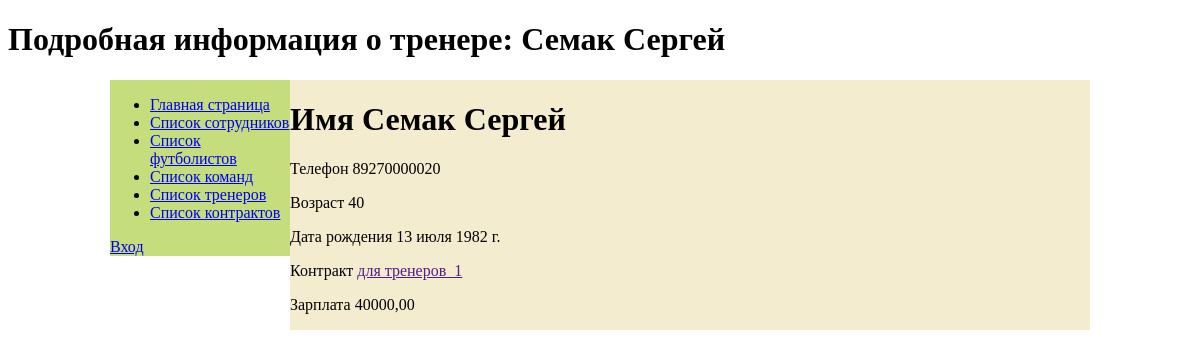
The page /coach/1 on the database its author committed.
### barsa_app/models.py (models this page shows, shortened)
class Coach(models.Model):
    name = models.CharField(max_length=50)
    phone = models.CharField(max_length=11)
    age = models.IntegerField()
    date_birth = models.DateField()
    contract = models.ForeignKey(Contract, on_delete=models.SET_NULL, null=True)

class Contract(models.Model):
    name = models.CharField(max_length=20, default='1')
    terms_contract = models.CharField(max_length=100)
    date_sign = models.DateField()
    end_date = models.DateField()
    salary = models.DecimalField(decimal_places=2, max_digits=10)

### barsa_app/views.py (the view)
# urls.py: re_path(r'^coach/(?P<pk>\d+)$', views.CoachDetailView.as_view(), name='coach-detail'),
class CoachDetailView(generic.DetailView):
    model = Coach

### templates/barsa_app/coach_detail.html (shortened to what this page needs)
{% extends 'base.html' %}
{% block header %} Подробная информация о тренере: {{ coach.name }} {% endblock header %}
{% block content %}
    <h1>Имя {{ coach.name }} </h1>
    <p>Телефон {{ coach.phone }}</p>
    <p>Возраст {{ coach.age }}</p>
    <p>Дата рождения {{ coach.date_birth }}</p>
    <p>Контракт <a href="{{ contract.get_absolute_url }}">{{ coach.contract.name }}</a></p>
    <p>Зарплата {{ coach.contract.salary }}</p>
{% endblock content %}

### rows shown on the page
Coach: name "Семак Сергей", phone "89270000020", age "40", date_birth "13 июля 1982 г.", contract.name "для тренеров_1", contract.salary "40000,00"
